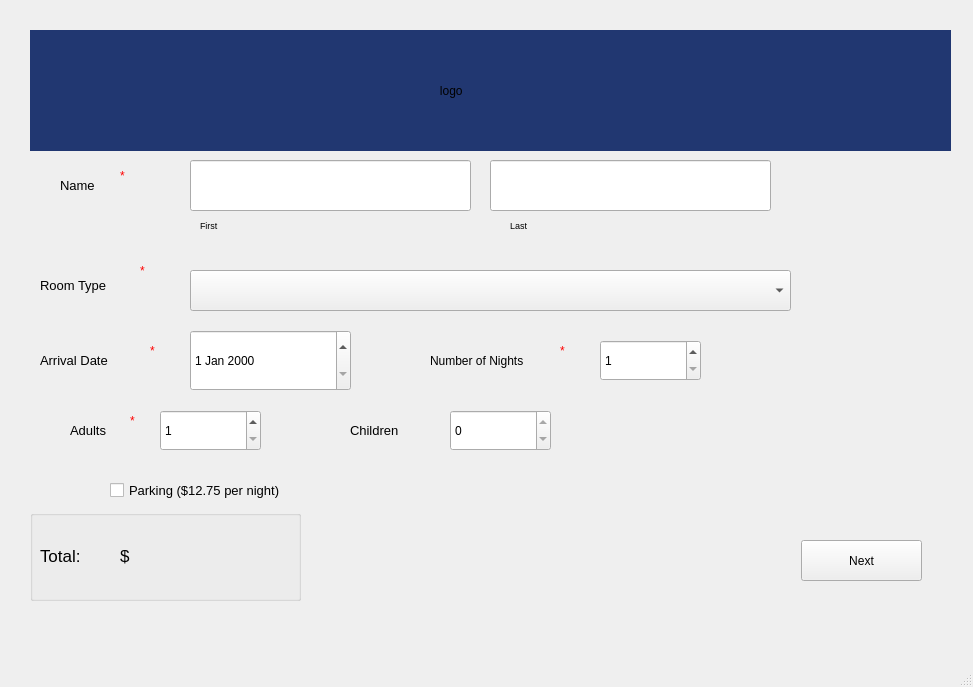
<?xml version="1.0" encoding="UTF-8"?>
<ui version="4.0">
 <class>ReservationApp</class>
 <widget class="QMainWindow" name="ReservationApp">
  <property name="geometry">
   <rect>
    <x>0</x>
    <y>0</y>
    <width>973</width>
    <height>687</height>
   </rect>
  </property>
  <property name="windowTitle">
   <string>ReservationApp</string>
  </property>
  <widget class="QWidget" name="centralwidget">
   <widget class="QStackedWidget" name="stackedWidget">
    <property name="geometry">
     <rect>
      <x>30</x>
      <y>30</y>
      <width>921</width>
      <height>571</height>
     </rect>
    </property>
    <property name="font">
     <font>
      <family>MS Shell Dlg 2</family>
     </font>
    </property>
    <property name="styleSheet">
     <string notr="true"/>
    </property>
    <widget class="QWidget" name="ReservationPage">
     <widget class="QLineEdit" name="FirstLineEdit">
      <property name="geometry">
       <rect>
        <x>160</x>
        <y>130</y>
        <width>281</width>
        <height>51</height>
       </rect>
      </property>
     </widget>
     <widget class="QLabel" name="Name">
      <property name="geometry">
       <rect>
        <x>30</x>
        <y>130</y>
        <width>61</width>
        <height>51</height>
       </rect>
      </property>
      <property name="font">
       <font>
        <pointsize>10</pointsize>
       </font>
      </property>
      <property name="text">
       <string>Name</string>
      </property>
     </widget>
     <widget class="QLineEdit" name="LastLineEdit">
      <property name="geometry">
       <rect>
        <x>460</x>
        <y>130</y>
        <width>281</width>
        <height>51</height>
       </rect>
      </property>
     </widget>
     <widget class="QLabel" name="First">
      <property name="geometry">
       <rect>
        <x>170</x>
        <y>170</y>
        <width>161</width>
        <height>51</height>
       </rect>
      </property>
      <property name="font">
       <font>
        <pointsize>7</pointsize>
       </font>
      </property>
      <property name="text">
       <string>First</string>
      </property>
     </widget>
     <widget class="QLabel" name="Last">
      <property name="geometry">
       <rect>
        <x>480</x>
        <y>170</y>
        <width>161</width>
        <height>51</height>
       </rect>
      </property>
      <property name="font">
       <font>
        <pointsize>7</pointsize>
       </font>
      </property>
      <property name="text">
       <string>Last</string>
      </property>
     </widget>
     <widget class="QLabel" name="Astreisk">
      <property name="geometry">
       <rect>
        <x>90</x>
        <y>130</y>
        <width>21</width>
        <height>31</height>
       </rect>
      </property>
      <property name="font">
       <font>
        <stylestrategy>PreferDefault</stylestrategy>
       </font>
      </property>
      <property name="styleSheet">
       <string notr="true">color: red</string>
      </property>
      <property name="text">
       <string>*</string>
      </property>
     </widget>
     <widget class="QPushButton" name="NextButton">
      <property name="geometry">
       <rect>
        <x>771</x>
        <y>510</y>
        <width>121</width>
        <height>41</height>
       </rect>
      </property>
      <property name="styleSheet">
       <string notr="true">&lt;font color = #FEB616&gt;</string>
      </property>
      <property name="text">
       <string>Next</string>
      </property>
      <property name="autoDefault">
       <bool>false</bool>
      </property>
     </widget>
     <widget class="QComboBox" name="RoomTypeDropdown">
      <property name="geometry">
       <rect>
        <x>160</x>
        <y>240</y>
        <width>601</width>
        <height>41</height>
       </rect>
      </property>
     </widget>
     <widget class="QLabel" name="RoomType">
      <property name="geometry">
       <rect>
        <x>10</x>
        <y>240</y>
        <width>111</width>
        <height>31</height>
       </rect>
      </property>
      <property name="font">
       <font>
        <pointsize>10</pointsize>
       </font>
      </property>
      <property name="text">
       <string>Room Type</string>
      </property>
     </widget>
     <widget class="QLabel" name="Astreisk_3">
      <property name="geometry">
       <rect>
        <x>110</x>
        <y>230</y>
        <width>21</width>
        <height>21</height>
       </rect>
      </property>
      <property name="font">
       <font>
        <stylestrategy>PreferDefault</stylestrategy>
       </font>
      </property>
      <property name="styleSheet">
       <string notr="true">color: #FF0000</string>
      </property>
      <property name="text">
       <string>*</string>
      </property>
     </widget>
     <widget class="QLabel" name="ArrivalDate">
      <property name="geometry">
       <rect>
        <x>10</x>
        <y>310</y>
        <width>121</width>
        <height>41</height>
       </rect>
      </property>
      <property name="font">
       <font>
        <pointsize>10</pointsize>
       </font>
      </property>
      <property name="text">
       <string>Arrival Date</string>
      </property>
     </widget>
     <widget class="QLabel" name="Astreisk_4">
      <property name="geometry">
       <rect>
        <x>120</x>
        <y>310</y>
        <width>21</width>
        <height>21</height>
       </rect>
      </property>
      <property name="font">
       <font>
        <stylestrategy>PreferDefault</stylestrategy>
       </font>
      </property>
      <property name="styleSheet">
       <string notr="true">color: #FF0000</string>
      </property>
      <property name="text">
       <string>*</string>
      </property>
     </widget>
     <widget class="QDateEdit" name="dateEdit">
      <property name="geometry">
       <rect>
        <x>160</x>
        <y>300</y>
        <width>161</width>
        <height>61</height>
       </rect>
      </property>
     </widget>
     <widget class="QSpinBox" name="NightsSpinBox">
      <property name="geometry">
       <rect>
        <x>570</x>
        <y>310</y>
        <width>101</width>
        <height>41</height>
       </rect>
      </property>
      <property name="minimum">
       <number>1</number>
      </property>
      <property name="maximum">
       <number>7</number>
      </property>
     </widget>
     <widget class="QLabel" name="NumberOfNights">
      <property name="geometry">
       <rect>
        <x>400</x>
        <y>310</y>
        <width>151</width>
        <height>41</height>
       </rect>
      </property>
      <property name="text">
       <string>Number of Nights</string>
      </property>
     </widget>
     <widget class="QLabel" name="Astreisk_5">
      <property name="geometry">
       <rect>
        <x>530</x>
        <y>310</y>
        <width>21</width>
        <height>21</height>
       </rect>
      </property>
      <property name="font">
       <font>
        <stylestrategy>PreferDefault</stylestrategy>
       </font>
      </property>
      <property name="styleSheet">
       <string notr="true">color: red
</string>
      </property>
      <property name="text">
       <string>*</string>
      </property>
     </widget>
     <widget class="QLabel" name="Adults">
      <property name="geometry">
       <rect>
        <x>40</x>
        <y>390</y>
        <width>69</width>
        <height>20</height>
       </rect>
      </property>
      <property name="font">
       <font>
        <pointsize>10</pointsize>
       </font>
      </property>
      <property name="text">
       <string>Adults</string>
      </property>
     </widget>
     <widget class="QLabel" name="Children">
      <property name="geometry">
       <rect>
        <x>320</x>
        <y>390</y>
        <width>91</width>
        <height>21</height>
       </rect>
      </property>
      <property name="font">
       <font>
        <pointsize>10</pointsize>
       </font>
      </property>
      <property name="text">
       <string>Children</string>
      </property>
     </widget>
     <widget class="QSpinBox" name="AdultSpinBox">
      <property name="geometry">
       <rect>
        <x>130</x>
        <y>380</y>
        <width>101</width>
        <height>41</height>
       </rect>
      </property>
      <property name="minimum">
       <number>1</number>
      </property>
      <property name="maximum">
       <number>99</number>
      </property>
     </widget>
     <widget class="QSpinBox" name="ChildrenSpinBox">
      <property name="geometry">
       <rect>
        <x>420</x>
        <y>380</y>
        <width>101</width>
        <height>41</height>
       </rect>
      </property>
      <property name="minimum">
       <number>0</number>
      </property>
      <property name="maximum">
       <number>0</number>
      </property>
     </widget>
     <widget class="QLabel" name="Astreisk_6">
      <property name="geometry">
       <rect>
        <x>100</x>
        <y>380</y>
        <width>21</width>
        <height>21</height>
       </rect>
      </property>
      <property name="font">
       <font>
        <stylestrategy>PreferDefault</stylestrategy>
       </font>
      </property>
      <property name="styleSheet">
       <string notr="true">color: #FF0000</string>
      </property>
      <property name="text">
       <string>*</string>
      </property>
     </widget>
     <widget class="QCheckBox" name="ParkingCheckBox">
      <property name="geometry">
       <rect>
        <x>80</x>
        <y>430</y>
        <width>321</width>
        <height>61</height>
       </rect>
      </property>
      <property name="font">
       <font>
        <pointsize>10</pointsize>
       </font>
      </property>
      <property name="text">
       <string>Parking ($12.75 per night)</string>
      </property>
     </widget>
     <widget class="QGroupBox" name="groupBox">
      <property name="geometry">
       <rect>
        <x>0</x>
        <y>480</y>
        <width>271</width>
        <height>91</height>
       </rect>
      </property>
      <property name="title">
       <string/>
      </property>
      <widget class="QLabel" name="Total">
       <property name="geometry">
        <rect>
         <x>10</x>
         <y>20</y>
         <width>101</width>
         <height>51</height>
        </rect>
       </property>
       <property name="font">
        <font>
         <pointsize>13</pointsize>
        </font>
       </property>
       <property name="text">
        <string>Total: </string>
       </property>
      </widget>
      <widget class="QLabel" name="DollarSign">
       <property name="geometry">
        <rect>
         <x>90</x>
         <y>20</y>
         <width>101</width>
         <height>51</height>
        </rect>
       </property>
       <property name="font">
        <font>
         <pointsize>13</pointsize>
        </font>
       </property>
       <property name="text">
        <string>$</string>
       </property>
      </widget>
      <widget class="QLabel" name="NetTotal">
       <property name="geometry">
        <rect>
         <x>110</x>
         <y>20</y>
         <width>101</width>
         <height>51</height>
        </rect>
       </property>
       <property name="font">
        <font>
         <pointsize>13</pointsize>
        </font>
       </property>
       <property name="text">
        <string/>
       </property>
      </widget>
     </widget>
     <widget class="QLabel" name="ColorBar">
      <property name="geometry">
       <rect>
        <x>0</x>
        <y>0</y>
        <width>931</width>
        <height>121</height>
       </rect>
      </property>
      <property name="styleSheet">
       <string notr="true">background-color: #213771</string>
      </property>
      <property name="text">
       <string/>
      </property>
     </widget>
     <widget class="QLabel" name="CanalLogo">
      <property name="geometry">
       <rect>
        <x>370</x>
        <y>0</y>
        <width>171</width>
        <height>121</height>
       </rect>
      </property>
      <property name="text">
       <string>            logo</string>
      </property>
     </widget>
    </widget>
    <widget class="QWidget" name="PaymentPage">
     <widget class="QPushButton" name="NextButton_2">
      <property name="geometry">
       <rect>
        <x>770</x>
        <y>510</y>
        <width>121</width>
        <height>41</height>
       </rect>
      </property>
      <property name="text">
       <string>Pay</string>
      </property>
     </widget>
     <widget class="QPushButton" name="BackButton">
      <property name="geometry">
       <rect>
        <x>630</x>
        <y>510</y>
        <width>121</width>
        <height>41</height>
       </rect>
      </property>
      <property name="text">
       <string>Back</string>
      </property>
     </widget>
     <widget class="QLabel" name="ColorBar_2">
      <property name="geometry">
       <rect>
        <x>0</x>
        <y>0</y>
        <width>931</width>
        <height>121</height>
       </rect>
      </property>
      <property name="styleSheet">
       <string notr="true">background-color: #213771</string>
      </property>
      <property name="text">
       <string/>
      </property>
     </widget>
     <widget class="QLabel" name="CanalLogo_2">
      <property name="geometry">
       <rect>
        <x>370</x>
        <y>0</y>
        <width>171</width>
        <height>121</height>
       </rect>
      </property>
      <property name="text">
       <string>            logo</string>
      </property>
     </widget>
     <widget class="QGroupBox" name="PaymentGroupBox">
      <property name="geometry">
       <rect>
        <x>10</x>
        <y>130</y>
        <width>351</width>
        <height>271</height>
       </rect>
      </property>
      <property name="title">
       <string>Payment Information</string>
      </property>
      <widget class="QLabel" name="ParkingLabel">
       <property name="geometry">
        <rect>
         <x>210</x>
         <y>120</y>
         <width>101</width>
         <height>31</height>
        </rect>
       </property>
       <property name="font">
        <font>
         <pointsize>10</pointsize>
        </font>
       </property>
       <property name="text">
        <string>NUM</string>
       </property>
      </widget>
      <widget class="QLabel" name="label_3">
       <property name="geometry">
        <rect>
         <x>20</x>
         <y>120</y>
         <width>91</width>
         <height>31</height>
        </rect>
       </property>
       <property name="font">
        <font>
         <pointsize>10</pointsize>
        </font>
       </property>
       <property name="text">
        <string>Parking</string>
       </property>
      </widget>
      <widget class="QLabel" name="ResortFeeLabel">
       <property name="geometry">
        <rect>
         <x>210</x>
         <y>160</y>
         <width>101</width>
         <height>31</height>
        </rect>
       </property>
       <property name="font">
        <font>
         <pointsize>10</pointsize>
        </font>
       </property>
       <property name="text">
        <string>NUM</string>
       </property>
      </widget>
      <widget class="QLabel" name="DollarSign_6">
       <property name="geometry">
        <rect>
         <x>190</x>
         <y>200</y>
         <width>21</width>
         <height>41</height>
        </rect>
       </property>
       <property name="font">
        <font>
         <pointsize>10</pointsize>
         <weight>75</weight>
         <bold>true</bold>
        </font>
       </property>
       <property name="text">
        <string>$</string>
       </property>
      </widget>
      <widget class="QLabel" name="DollarSign_4">
       <property name="geometry">
        <rect>
         <x>190</x>
         <y>120</y>
         <width>69</width>
         <height>20</height>
        </rect>
       </property>
       <property name="font">
        <font>
         <pointsize>10</pointsize>
        </font>
       </property>
       <property name="text">
        <string>$</string>
       </property>
      </widget>
      <widget class="QLabel" name="label_2">
       <property name="geometry">
        <rect>
         <x>20</x>
         <y>80</y>
         <width>69</width>
         <height>20</height>
        </rect>
       </property>
       <property name="font">
        <font>
         <pointsize>10</pointsize>
        </font>
       </property>
       <property name="text">
        <string>Tax</string>
       </property>
      </widget>
      <widget class="QLabel" name="RoomLabel">
       <property name="geometry">
        <rect>
         <x>210</x>
         <y>40</y>
         <width>101</width>
         <height>31</height>
        </rect>
       </property>
       <property name="font">
        <font>
         <pointsize>10</pointsize>
        </font>
       </property>
       <property name="text">
        <string>NUM</string>
       </property>
      </widget>
      <widget class="QLabel" name="TotalDueLabel">
       <property name="geometry">
        <rect>
         <x>210</x>
         <y>200</y>
         <width>111</width>
         <height>41</height>
        </rect>
       </property>
       <property name="font">
        <font>
         <pointsize>10</pointsize>
         <weight>75</weight>
         <bold>true</bold>
        </font>
       </property>
       <property name="text">
        <string>NUM</string>
       </property>
      </widget>
      <widget class="QLabel" name="DollarSign_3">
       <property name="geometry">
        <rect>
         <x>190</x>
         <y>80</y>
         <width>69</width>
         <height>20</height>
        </rect>
       </property>
       <property name="font">
        <font>
         <pointsize>10</pointsize>
        </font>
       </property>
       <property name="text">
        <string>$</string>
       </property>
      </widget>
      <widget class="QLabel" name="TaxLabel">
       <property name="geometry">
        <rect>
         <x>210</x>
         <y>80</y>
         <width>101</width>
         <height>31</height>
        </rect>
       </property>
       <property name="font">
        <font>
         <pointsize>10</pointsize>
        </font>
       </property>
       <property name="text">
        <string>NUM</string>
       </property>
      </widget>
      <widget class="QLabel" name="label_5">
       <property name="geometry">
        <rect>
         <x>20</x>
         <y>200</y>
         <width>111</width>
         <height>41</height>
        </rect>
       </property>
       <property name="font">
        <font>
         <pointsize>10</pointsize>
         <weight>75</weight>
         <bold>true</bold>
        </font>
       </property>
       <property name="text">
        <string>Total Due</string>
       </property>
      </widget>
      <widget class="QLabel" name="label">
       <property name="geometry">
        <rect>
         <x>20</x>
         <y>40</y>
         <width>69</width>
         <height>20</height>
        </rect>
       </property>
       <property name="font">
        <font>
         <pointsize>10</pointsize>
        </font>
       </property>
       <property name="text">
        <string>Room</string>
       </property>
      </widget>
      <widget class="QLabel" name="DollarSign_5">
       <property name="geometry">
        <rect>
         <x>190</x>
         <y>160</y>
         <width>69</width>
         <height>20</height>
        </rect>
       </property>
       <property name="font">
        <font>
         <pointsize>10</pointsize>
        </font>
       </property>
       <property name="text">
        <string>$</string>
       </property>
      </widget>
      <widget class="QLabel" name="label_4">
       <property name="geometry">
        <rect>
         <x>20</x>
         <y>160</y>
         <width>101</width>
         <height>31</height>
        </rect>
       </property>
       <property name="font">
        <font>
         <pointsize>10</pointsize>
        </font>
       </property>
       <property name="text">
        <string>Resort Fee</string>
       </property>
      </widget>
      <widget class="QLabel" name="DollarSign_2">
       <property name="geometry">
        <rect>
         <x>190</x>
         <y>40</y>
         <width>69</width>
         <height>20</height>
        </rect>
       </property>
       <property name="font">
        <font>
         <pointsize>10</pointsize>
        </font>
       </property>
       <property name="text">
        <string>$</string>
       </property>
      </widget>
     </widget>
     <widget class="QGroupBox" name="PyamentOptionsGroupBox">
      <property name="geometry">
       <rect>
        <x>440</x>
        <y>140</y>
        <width>451</width>
        <height>291</height>
       </rect>
      </property>
      <property name="title">
       <string>Payment Options</string>
      </property>
      <widget class="QRadioButton" name="AmericanExpress">
       <property name="geometry">
        <rect>
         <x>30</x>
         <y>50</y>
         <width>201</width>
         <height>31</height>
        </rect>
       </property>
       <property name="font">
        <font>
         <pointsize>10</pointsize>
        </font>
       </property>
       <property name="text">
        <string/>
       </property>
      </widget>
      <widget class="QRadioButton" name="Mastercard">
       <property name="geometry">
        <rect>
         <x>30</x>
         <y>170</y>
         <width>151</width>
         <height>26</height>
        </rect>
       </property>
       <property name="font">
        <font>
         <pointsize>10</pointsize>
        </font>
       </property>
       <property name="text">
        <string/>
       </property>
      </widget>
      <widget class="QRadioButton" name="Discover">
       <property name="geometry">
        <rect>
         <x>30</x>
         <y>230</y>
         <width>122</width>
         <height>26</height>
        </rect>
       </property>
       <property name="font">
        <font>
         <pointsize>10</pointsize>
        </font>
       </property>
       <property name="text">
        <string/>
       </property>
      </widget>
      <widget class="QRadioButton" name="Visa">
       <property name="geometry">
        <rect>
         <x>30</x>
         <y>110</y>
         <width>122</width>
         <height>26</height>
        </rect>
       </property>
       <property name="font">
        <font>
         <pointsize>10</pointsize>
        </font>
       </property>
       <property name="text">
        <string/>
       </property>
      </widget>
      <widget class="QLabel" name="AmericanLogo">
       <property name="geometry">
        <rect>
         <x>60</x>
         <y>40</y>
         <width>121</width>
         <height>51</height>
        </rect>
       </property>
       <property name="text">
        <string>logo</string>
       </property>
      </widget>
      <widget class="QLabel" name="VisaLogo">
       <property name="geometry">
        <rect>
         <x>60</x>
         <y>100</y>
         <width>131</width>
         <height>41</height>
        </rect>
       </property>
       <property name="text">
        <string>logo</string>
       </property>
      </widget>
      <widget class="QLabel" name="MasterLogo">
       <property name="geometry">
        <rect>
         <x>60</x>
         <y>150</y>
         <width>91</width>
         <height>71</height>
        </rect>
       </property>
       <property name="text">
        <string>logo</string>
       </property>
      </widget>
      <widget class="QLabel" name="DiscoverLogo">
       <property name="geometry">
        <rect>
         <x>60</x>
         <y>220</y>
         <width>91</width>
         <height>61</height>
        </rect>
       </property>
       <property name="text">
        <string>logo</string>
       </property>
      </widget>
     </widget>
     <widget class="QLabel" name="CardNumberLabel">
      <property name="geometry">
       <rect>
        <x>160</x>
        <y>450</y>
        <width>141</width>
        <height>31</height>
       </rect>
      </property>
      <property name="font">
       <font>
        <pointsize>10</pointsize>
       </font>
      </property>
      <property name="text">
       <string>Card Number</string>
      </property>
     </widget>
     <widget class="QLabel" name="ExpDateLabel">
      <property name="geometry">
       <rect>
        <x>160</x>
        <y>520</y>
        <width>151</width>
        <height>31</height>
       </rect>
      </property>
      <property name="font">
       <font>
        <pointsize>10</pointsize>
       </font>
      </property>
      <property name="text">
       <string>Expiration Date</string>
      </property>
     </widget>
     <widget class="QLineEdit" name="CardNumberEntry">
      <property name="geometry">
       <rect>
        <x>320</x>
        <y>440</y>
        <width>401</width>
        <height>51</height>
       </rect>
      </property>
     </widget>
     <widget class="QDateEdit" name="ExpDateEntry">
      <property name="geometry">
       <rect>
        <x>320</x>
        <y>510</y>
        <width>141</width>
        <height>51</height>
       </rect>
      </property>
      <property name="displayFormat">
       <string>MM/yyyy</string>
      </property>
     </widget>
     <widget class="QLabel" name="Astreisk_7">
      <property name="geometry">
       <rect>
        <x>280</x>
        <y>440</y>
        <width>21</width>
        <height>21</height>
       </rect>
      </property>
      <property name="styleSheet">
       <string notr="true">color: #FF0000</string>
      </property>
      <property name="text">
       <string>*</string>
      </property>
     </widget>
     <widget class="QLabel" name="Astreisk_8">
      <property name="geometry">
       <rect>
        <x>300</x>
        <y>510</y>
        <width>21</width>
        <height>21</height>
       </rect>
      </property>
      <property name="styleSheet">
       <string notr="true">color: #FF0000</string>
      </property>
      <property name="text">
       <string>*</string>
      </property>
     </widget>
    </widget>
    <widget class="QWidget" name="ConfirmationPage">
     <widget class="QPushButton" name="BackButton_2">
      <property name="geometry">
       <rect>
        <x>630</x>
        <y>510</y>
        <width>121</width>
        <height>41</height>
       </rect>
      </property>
      <property name="text">
       <string>Back</string>
      </property>
     </widget>
     <widget class="QLabel" name="ColorBar_3">
      <property name="geometry">
       <rect>
        <x>0</x>
        <y>0</y>
        <width>931</width>
        <height>121</height>
       </rect>
      </property>
      <property name="styleSheet">
       <string notr="true">background-color: #213771</string>
      </property>
      <property name="text">
       <string/>
      </property>
     </widget>
     <widget class="QLabel" name="CanalLogo_3">
      <property name="geometry">
       <rect>
        <x>370</x>
        <y>0</y>
        <width>171</width>
        <height>121</height>
       </rect>
      </property>
      <property name="text">
       <string>            logo</string>
      </property>
     </widget>
     <widget class="QPushButton" name="FinsihButton">
      <property name="geometry">
       <rect>
        <x>770</x>
        <y>510</y>
        <width>121</width>
        <height>41</height>
       </rect>
      </property>
      <property name="text">
       <string>Finish</string>
      </property>
     </widget>
    </widget>
   </widget>
  </widget>
  <widget class="QMenuBar" name="menubar">
   <property name="geometry">
    <rect>
     <x>0</x>
     <y>0</y>
     <width>973</width>
     <height>29</height>
    </rect>
   </property>
  </widget>
  <widget class="QStatusBar" name="statusbar"/>
 </widget>
 <resources/>
 <connections/>
</ui>
